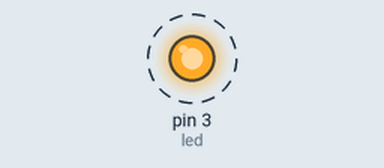
A sketch run on a simulated Arduino Uno, built with avr-gcc and run on an emulated ATmega328P. Shown: output pins drawn as LEDs (lit = HIGH). Dashed ring = blinking.

Above: at 1.3 s.
Timing chart, 0 to 4.0 s (numbered marks = the images above):
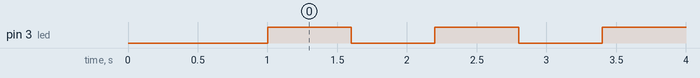

Measured:
- by itself, pin 3 (led): alternates HIGH for 0.60 s and LOW for 0.60 s

The sketch:

TrinketBlinkTest.ino
```cpp
const int led = 3;

void setup() {
  // put your setup code here, to run once:
  // Serial.begin(115200);
  // Serial.println("blah, blah, blah");
  delay(1000);

  pinMode(led, OUTPUT);
}

void loop() {

  digitalWrite(led, HIGH);
  delay(600);
  digitalWrite(led, LOW);
  delay(600);

}
```
